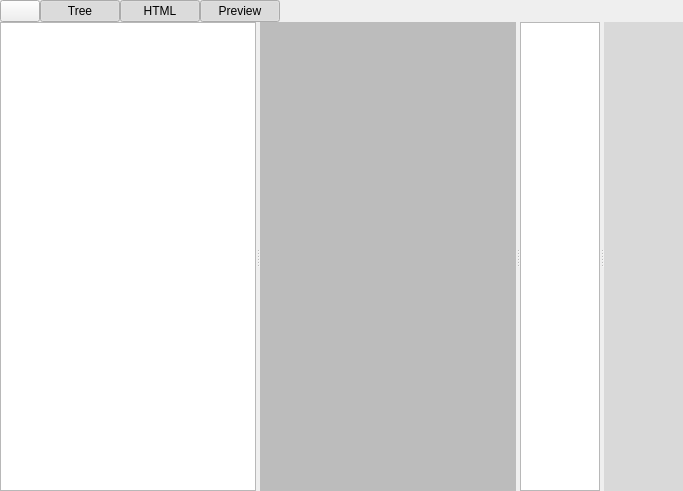
<?xml version="1.0" encoding="UTF-8"?>
<ui version="4.0">
 <class>MarkdownEditor</class>
 <widget class="QWidget" name="MarkdownEditor">
  <property name="geometry">
   <rect>
    <x>0</x>
    <y>0</y>
    <width>683</width>
    <height>491</height>
   </rect>
  </property>
  <property name="windowTitle">
   <string>Markdown Editor</string>
  </property>
  <layout class="QGridLayout" name="gridLayout">
   <property name="leftMargin">
    <number>0</number>
   </property>
   <property name="topMargin">
    <number>0</number>
   </property>
   <property name="rightMargin">
    <number>0</number>
   </property>
   <property name="bottomMargin">
    <number>0</number>
   </property>
   <property name="spacing">
    <number>0</number>
   </property>
   <item row="0" column="2">
    <widget class="QPushButton" name="pushButtonToggleHTML">
     <property name="text">
      <string>HTML</string>
     </property>
     <property name="checkable">
      <bool>true</bool>
     </property>
     <property name="checked">
      <bool>true</bool>
     </property>
    </widget>
   </item>
   <item row="0" column="0">
    <widget class="QPushButton" name="pushButtonExportPDF">
     <property name="toolTip">
      <string>Export current document to PDF</string>
     </property>
     <property name="text">
      <string/>
     </property>
     <property name="icon">
      <iconset resource="../../libres/resources/icons.qrc">
       <normaloff>:/icons/save.svg</normaloff>:/icons/save.svg</iconset>
     </property>
    </widget>
   </item>
   <item row="0" column="1">
    <widget class="QPushButton" name="pushButtonToggleTree">
     <property name="text">
      <string>Tree</string>
     </property>
     <property name="checkable">
      <bool>true</bool>
     </property>
     <property name="checked">
      <bool>true</bool>
     </property>
    </widget>
   </item>
   <item row="0" column="3">
    <widget class="QPushButton" name="pushButtonTogglePreview">
     <property name="text">
      <string>Preview</string>
     </property>
     <property name="checkable">
      <bool>true</bool>
     </property>
     <property name="checked">
      <bool>true</bool>
     </property>
    </widget>
   </item>
   <item row="1" column="0" colspan="5">
    <widget class="QSplitter" name="splitter">
     <property name="lineWidth">
      <number>0</number>
     </property>
     <property name="orientation">
      <enum>Qt::Horizontal</enum>
     </property>
     <widget class="QTreeView" name="treeViewFilesystem">
      <property name="sizePolicy">
       <sizepolicy hsizetype="MinimumExpanding" vsizetype="MinimumExpanding">
        <horstretch>0</horstretch>
        <verstretch>0</verstretch>
       </sizepolicy>
      </property>
     </widget>
     <widget class="markdown::CodeEditor" name="plainTextEditMarkdown">
      <property name="sizePolicy">
       <sizepolicy hsizetype="MinimumExpanding" vsizetype="MinimumExpanding">
        <horstretch>0</horstretch>
        <verstretch>0</verstretch>
       </sizepolicy>
      </property>
      <property name="palette">
       <palette>
        <active>
         <colorrole role="WindowText">
          <brush brushstyle="SolidPattern">
           <color alpha="255">
            <red>255</red>
            <green>255</green>
            <blue>255</blue>
           </color>
          </brush>
         </colorrole>
         <colorrole role="Button">
          <brush brushstyle="SolidPattern">
           <color alpha="44">
            <red>0</red>
            <green>0</green>
            <blue>0</blue>
           </color>
          </brush>
         </colorrole>
         <colorrole role="Light">
          <brush brushstyle="SolidPattern">
           <color alpha="44">
            <red>0</red>
            <green>0</green>
            <blue>0</blue>
           </color>
          </brush>
         </colorrole>
         <colorrole role="Midlight">
          <brush brushstyle="SolidPattern">
           <color alpha="44">
            <red>0</red>
            <green>0</green>
            <blue>0</blue>
           </color>
          </brush>
         </colorrole>
         <colorrole role="Dark">
          <brush brushstyle="SolidPattern">
           <color alpha="44">
            <red>0</red>
            <green>0</green>
            <blue>0</blue>
           </color>
          </brush>
         </colorrole>
         <colorrole role="Mid">
          <brush brushstyle="SolidPattern">
           <color alpha="44">
            <red>0</red>
            <green>0</green>
            <blue>0</blue>
           </color>
          </brush>
         </colorrole>
         <colorrole role="Text">
          <brush brushstyle="SolidPattern">
           <color alpha="255">
            <red>255</red>
            <green>255</green>
            <blue>255</blue>
           </color>
          </brush>
         </colorrole>
         <colorrole role="BrightText">
          <brush brushstyle="SolidPattern">
           <color alpha="255">
            <red>255</red>
            <green>255</green>
            <blue>255</blue>
           </color>
          </brush>
         </colorrole>
         <colorrole role="ButtonText">
          <brush brushstyle="SolidPattern">
           <color alpha="255">
            <red>255</red>
            <green>255</green>
            <blue>255</blue>
           </color>
          </brush>
         </colorrole>
         <colorrole role="Base">
          <brush brushstyle="SolidPattern">
           <color alpha="54">
            <red>0</red>
            <green>0</green>
            <blue>0</blue>
           </color>
          </brush>
         </colorrole>
         <colorrole role="Window">
          <brush brushstyle="SolidPattern">
           <color alpha="44">
            <red>0</red>
            <green>0</green>
            <blue>0</blue>
           </color>
          </brush>
         </colorrole>
         <colorrole role="Shadow">
          <brush brushstyle="SolidPattern">
           <color alpha="255">
            <red>0</red>
            <green>0</green>
            <blue>0</blue>
           </color>
          </brush>
         </colorrole>
         <colorrole role="AlternateBase">
          <brush brushstyle="SolidPattern">
           <color alpha="149">
            <red>0</red>
            <green>0</green>
            <blue>0</blue>
           </color>
          </brush>
         </colorrole>
         <colorrole role="ToolTipBase">
          <brush brushstyle="SolidPattern">
           <color alpha="255">
            <red>255</red>
            <green>255</green>
            <blue>220</blue>
           </color>
          </brush>
         </colorrole>
         <colorrole role="ToolTipText">
          <brush brushstyle="SolidPattern">
           <color alpha="255">
            <red>0</red>
            <green>0</green>
            <blue>0</blue>
           </color>
          </brush>
         </colorrole>
         <colorrole role="PlaceholderText">
          <brush brushstyle="NoBrush">
           <color alpha="128">
            <red>255</red>
            <green>255</green>
            <blue>255</blue>
           </color>
          </brush>
         </colorrole>
        </active>
        <inactive>
         <colorrole role="WindowText">
          <brush brushstyle="SolidPattern">
           <color alpha="255">
            <red>255</red>
            <green>255</green>
            <blue>255</blue>
           </color>
          </brush>
         </colorrole>
         <colorrole role="Button">
          <brush brushstyle="SolidPattern">
           <color alpha="44">
            <red>0</red>
            <green>0</green>
            <blue>0</blue>
           </color>
          </brush>
         </colorrole>
         <colorrole role="Light">
          <brush brushstyle="SolidPattern">
           <color alpha="44">
            <red>0</red>
            <green>0</green>
            <blue>0</blue>
           </color>
          </brush>
         </colorrole>
         <colorrole role="Midlight">
          <brush brushstyle="SolidPattern">
           <color alpha="44">
            <red>0</red>
            <green>0</green>
            <blue>0</blue>
           </color>
          </brush>
         </colorrole>
         <colorrole role="Dark">
          <brush brushstyle="SolidPattern">
           <color alpha="44">
            <red>0</red>
            <green>0</green>
            <blue>0</blue>
           </color>
          </brush>
         </colorrole>
         <colorrole role="Mid">
          <brush brushstyle="SolidPattern">
           <color alpha="44">
            <red>0</red>
            <green>0</green>
            <blue>0</blue>
           </color>
          </brush>
         </colorrole>
         <colorrole role="Text">
          <brush brushstyle="SolidPattern">
           <color alpha="255">
            <red>255</red>
            <green>255</green>
            <blue>255</blue>
           </color>
          </brush>
         </colorrole>
         <colorrole role="BrightText">
          <brush brushstyle="SolidPattern">
           <color alpha="255">
            <red>255</red>
            <green>255</green>
            <blue>255</blue>
           </color>
          </brush>
         </colorrole>
         <colorrole role="ButtonText">
          <brush brushstyle="SolidPattern">
           <color alpha="255">
            <red>255</red>
            <green>255</green>
            <blue>255</blue>
           </color>
          </brush>
         </colorrole>
         <colorrole role="Base">
          <brush brushstyle="SolidPattern">
           <color alpha="54">
            <red>0</red>
            <green>0</green>
            <blue>0</blue>
           </color>
          </brush>
         </colorrole>
         <colorrole role="Window">
          <brush brushstyle="SolidPattern">
           <color alpha="44">
            <red>0</red>
            <green>0</green>
            <blue>0</blue>
           </color>
          </brush>
         </colorrole>
         <colorrole role="Shadow">
          <brush brushstyle="SolidPattern">
           <color alpha="255">
            <red>0</red>
            <green>0</green>
            <blue>0</blue>
           </color>
          </brush>
         </colorrole>
         <colorrole role="AlternateBase">
          <brush brushstyle="SolidPattern">
           <color alpha="149">
            <red>0</red>
            <green>0</green>
            <blue>0</blue>
           </color>
          </brush>
         </colorrole>
         <colorrole role="ToolTipBase">
          <brush brushstyle="SolidPattern">
           <color alpha="255">
            <red>255</red>
            <green>255</green>
            <blue>220</blue>
           </color>
          </brush>
         </colorrole>
         <colorrole role="ToolTipText">
          <brush brushstyle="SolidPattern">
           <color alpha="255">
            <red>0</red>
            <green>0</green>
            <blue>0</blue>
           </color>
          </brush>
         </colorrole>
         <colorrole role="PlaceholderText">
          <brush brushstyle="NoBrush">
           <color alpha="128">
            <red>255</red>
            <green>255</green>
            <blue>255</blue>
           </color>
          </brush>
         </colorrole>
        </inactive>
        <disabled>
         <colorrole role="WindowText">
          <brush brushstyle="SolidPattern">
           <color alpha="44">
            <red>0</red>
            <green>0</green>
            <blue>0</blue>
           </color>
          </brush>
         </colorrole>
         <colorrole role="Button">
          <brush brushstyle="SolidPattern">
           <color alpha="44">
            <red>0</red>
            <green>0</green>
            <blue>0</blue>
           </color>
          </brush>
         </colorrole>
         <colorrole role="Light">
          <brush brushstyle="SolidPattern">
           <color alpha="44">
            <red>0</red>
            <green>0</green>
            <blue>0</blue>
           </color>
          </brush>
         </colorrole>
         <colorrole role="Midlight">
          <brush brushstyle="SolidPattern">
           <color alpha="44">
            <red>0</red>
            <green>0</green>
            <blue>0</blue>
           </color>
          </brush>
         </colorrole>
         <colorrole role="Dark">
          <brush brushstyle="SolidPattern">
           <color alpha="44">
            <red>0</red>
            <green>0</green>
            <blue>0</blue>
           </color>
          </brush>
         </colorrole>
         <colorrole role="Mid">
          <brush brushstyle="SolidPattern">
           <color alpha="44">
            <red>0</red>
            <green>0</green>
            <blue>0</blue>
           </color>
          </brush>
         </colorrole>
         <colorrole role="Text">
          <brush brushstyle="SolidPattern">
           <color alpha="44">
            <red>0</red>
            <green>0</green>
            <blue>0</blue>
           </color>
          </brush>
         </colorrole>
         <colorrole role="BrightText">
          <brush brushstyle="SolidPattern">
           <color alpha="255">
            <red>255</red>
            <green>255</green>
            <blue>255</blue>
           </color>
          </brush>
         </colorrole>
         <colorrole role="ButtonText">
          <brush brushstyle="SolidPattern">
           <color alpha="44">
            <red>0</red>
            <green>0</green>
            <blue>0</blue>
           </color>
          </brush>
         </colorrole>
         <colorrole role="Base">
          <brush brushstyle="SolidPattern">
           <color alpha="44">
            <red>0</red>
            <green>0</green>
            <blue>0</blue>
           </color>
          </brush>
         </colorrole>
         <colorrole role="Window">
          <brush brushstyle="SolidPattern">
           <color alpha="44">
            <red>0</red>
            <green>0</green>
            <blue>0</blue>
           </color>
          </brush>
         </colorrole>
         <colorrole role="Shadow">
          <brush brushstyle="SolidPattern">
           <color alpha="255">
            <red>0</red>
            <green>0</green>
            <blue>0</blue>
           </color>
          </brush>
         </colorrole>
         <colorrole role="AlternateBase">
          <brush brushstyle="SolidPattern">
           <color alpha="44">
            <red>0</red>
            <green>0</green>
            <blue>0</blue>
           </color>
          </brush>
         </colorrole>
         <colorrole role="ToolTipBase">
          <brush brushstyle="SolidPattern">
           <color alpha="255">
            <red>255</red>
            <green>255</green>
            <blue>220</blue>
           </color>
          </brush>
         </colorrole>
         <colorrole role="ToolTipText">
          <brush brushstyle="SolidPattern">
           <color alpha="255">
            <red>0</red>
            <green>0</green>
            <blue>0</blue>
           </color>
          </brush>
         </colorrole>
         <colorrole role="PlaceholderText">
          <brush brushstyle="NoBrush">
           <color alpha="128">
            <red>255</red>
            <green>255</green>
            <blue>255</blue>
           </color>
          </brush>
         </colorrole>
        </disabled>
       </palette>
      </property>
      <property name="font">
       <font>
        <family>Courier</family>
        <pointsize>10</pointsize>
       </font>
      </property>
      <property name="frameShape">
       <enum>QFrame::NoFrame</enum>
      </property>
      <property name="frameShadow">
       <enum>QFrame::Plain</enum>
      </property>
      <property name="plainText">
       <string/>
      </property>
      <property name="tabStopDistance">
       <double>30.000000000000000</double>
      </property>
     </widget>
     <widget class="QTextEdit" name="textEditHTML">
     </widget>
     <widget class="QTextEdit" name="textEditPreview">
      <property name="palette">
       <palette>
        <active>
         <colorrole role="WindowText">
          <brush brushstyle="SolidPattern">
           <color alpha="255">
            <red>255</red>
            <green>255</green>
            <blue>255</blue>
           </color>
          </brush>
         </colorrole>
         <colorrole role="Button">
          <brush brushstyle="SolidPattern">
           <color alpha="68">
            <red>0</red>
            <green>0</green>
            <blue>0</blue>
           </color>
          </brush>
         </colorrole>
         <colorrole role="Light">
          <brush brushstyle="SolidPattern">
           <color alpha="68">
            <red>0</red>
            <green>0</green>
            <blue>0</blue>
           </color>
          </brush>
         </colorrole>
         <colorrole role="Midlight">
          <brush brushstyle="SolidPattern">
           <color alpha="68">
            <red>0</red>
            <green>0</green>
            <blue>0</blue>
           </color>
          </brush>
         </colorrole>
         <colorrole role="Dark">
          <brush brushstyle="SolidPattern">
           <color alpha="68">
            <red>0</red>
            <green>0</green>
            <blue>0</blue>
           </color>
          </brush>
         </colorrole>
         <colorrole role="Mid">
          <brush brushstyle="SolidPattern">
           <color alpha="68">
            <red>0</red>
            <green>0</green>
            <blue>0</blue>
           </color>
          </brush>
         </colorrole>
         <colorrole role="Text">
          <brush brushstyle="SolidPattern">
           <color alpha="255">
            <red>255</red>
            <green>255</green>
            <blue>255</blue>
           </color>
          </brush>
         </colorrole>
         <colorrole role="BrightText">
          <brush brushstyle="SolidPattern">
           <color alpha="255">
            <red>255</red>
            <green>255</green>
            <blue>255</blue>
           </color>
          </brush>
         </colorrole>
         <colorrole role="ButtonText">
          <brush brushstyle="SolidPattern">
           <color alpha="255">
            <red>255</red>
            <green>255</green>
            <blue>255</blue>
           </color>
          </brush>
         </colorrole>
         <colorrole role="Base">
          <brush brushstyle="SolidPattern">
           <color alpha="24">
            <red>0</red>
            <green>0</green>
            <blue>0</blue>
           </color>
          </brush>
         </colorrole>
         <colorrole role="Window">
          <brush brushstyle="SolidPattern">
           <color alpha="68">
            <red>0</red>
            <green>0</green>
            <blue>0</blue>
           </color>
          </brush>
         </colorrole>
         <colorrole role="Shadow">
          <brush brushstyle="SolidPattern">
           <color alpha="255">
            <red>0</red>
            <green>0</green>
            <blue>0</blue>
           </color>
          </brush>
         </colorrole>
         <colorrole role="AlternateBase">
          <brush brushstyle="SolidPattern">
           <color alpha="161">
            <red>0</red>
            <green>0</green>
            <blue>0</blue>
           </color>
          </brush>
         </colorrole>
         <colorrole role="ToolTipBase">
          <brush brushstyle="SolidPattern">
           <color alpha="255">
            <red>255</red>
            <green>255</green>
            <blue>220</blue>
           </color>
          </brush>
         </colorrole>
         <colorrole role="ToolTipText">
          <brush brushstyle="SolidPattern">
           <color alpha="255">
            <red>0</red>
            <green>0</green>
            <blue>0</blue>
           </color>
          </brush>
         </colorrole>
         <colorrole role="PlaceholderText">
          <brush brushstyle="NoBrush">
           <color alpha="128">
            <red>255</red>
            <green>255</green>
            <blue>255</blue>
           </color>
          </brush>
         </colorrole>
        </active>
        <inactive>
         <colorrole role="WindowText">
          <brush brushstyle="SolidPattern">
           <color alpha="255">
            <red>255</red>
            <green>255</green>
            <blue>255</blue>
           </color>
          </brush>
         </colorrole>
         <colorrole role="Button">
          <brush brushstyle="SolidPattern">
           <color alpha="68">
            <red>0</red>
            <green>0</green>
            <blue>0</blue>
           </color>
          </brush>
         </colorrole>
         <colorrole role="Light">
          <brush brushstyle="SolidPattern">
           <color alpha="68">
            <red>0</red>
            <green>0</green>
            <blue>0</blue>
           </color>
          </brush>
         </colorrole>
         <colorrole role="Midlight">
          <brush brushstyle="SolidPattern">
           <color alpha="68">
            <red>0</red>
            <green>0</green>
            <blue>0</blue>
           </color>
          </brush>
         </colorrole>
         <colorrole role="Dark">
          <brush brushstyle="SolidPattern">
           <color alpha="68">
            <red>0</red>
            <green>0</green>
            <blue>0</blue>
           </color>
          </brush>
         </colorrole>
         <colorrole role="Mid">
          <brush brushstyle="SolidPattern">
           <color alpha="68">
            <red>0</red>
            <green>0</green>
            <blue>0</blue>
           </color>
          </brush>
         </colorrole>
         <colorrole role="Text">
          <brush brushstyle="SolidPattern">
           <color alpha="255">
            <red>255</red>
            <green>255</green>
            <blue>255</blue>
           </color>
          </brush>
         </colorrole>
         <colorrole role="BrightText">
          <brush brushstyle="SolidPattern">
           <color alpha="255">
            <red>255</red>
            <green>255</green>
            <blue>255</blue>
           </color>
          </brush>
         </colorrole>
         <colorrole role="ButtonText">
          <brush brushstyle="SolidPattern">
           <color alpha="255">
            <red>255</red>
            <green>255</green>
            <blue>255</blue>
           </color>
          </brush>
         </colorrole>
         <colorrole role="Base">
          <brush brushstyle="SolidPattern">
           <color alpha="24">
            <red>0</red>
            <green>0</green>
            <blue>0</blue>
           </color>
          </brush>
         </colorrole>
         <colorrole role="Window">
          <brush brushstyle="SolidPattern">
           <color alpha="68">
            <red>0</red>
            <green>0</green>
            <blue>0</blue>
           </color>
          </brush>
         </colorrole>
         <colorrole role="Shadow">
          <brush brushstyle="SolidPattern">
           <color alpha="255">
            <red>0</red>
            <green>0</green>
            <blue>0</blue>
           </color>
          </brush>
         </colorrole>
         <colorrole role="AlternateBase">
          <brush brushstyle="SolidPattern">
           <color alpha="161">
            <red>0</red>
            <green>0</green>
            <blue>0</blue>
           </color>
          </brush>
         </colorrole>
         <colorrole role="ToolTipBase">
          <brush brushstyle="SolidPattern">
           <color alpha="255">
            <red>255</red>
            <green>255</green>
            <blue>220</blue>
           </color>
          </brush>
         </colorrole>
         <colorrole role="ToolTipText">
          <brush brushstyle="SolidPattern">
           <color alpha="255">
            <red>0</red>
            <green>0</green>
            <blue>0</blue>
           </color>
          </brush>
         </colorrole>
         <colorrole role="PlaceholderText">
          <brush brushstyle="NoBrush">
           <color alpha="128">
            <red>255</red>
            <green>255</green>
            <blue>255</blue>
           </color>
          </brush>
         </colorrole>
        </inactive>
        <disabled>
         <colorrole role="WindowText">
          <brush brushstyle="SolidPattern">
           <color alpha="68">
            <red>0</red>
            <green>0</green>
            <blue>0</blue>
           </color>
          </brush>
         </colorrole>
         <colorrole role="Button">
          <brush brushstyle="SolidPattern">
           <color alpha="68">
            <red>0</red>
            <green>0</green>
            <blue>0</blue>
           </color>
          </brush>
         </colorrole>
         <colorrole role="Light">
          <brush brushstyle="SolidPattern">
           <color alpha="68">
            <red>0</red>
            <green>0</green>
            <blue>0</blue>
           </color>
          </brush>
         </colorrole>
         <colorrole role="Midlight">
          <brush brushstyle="SolidPattern">
           <color alpha="68">
            <red>0</red>
            <green>0</green>
            <blue>0</blue>
           </color>
          </brush>
         </colorrole>
         <colorrole role="Dark">
          <brush brushstyle="SolidPattern">
           <color alpha="68">
            <red>0</red>
            <green>0</green>
            <blue>0</blue>
           </color>
          </brush>
         </colorrole>
         <colorrole role="Mid">
          <brush brushstyle="SolidPattern">
           <color alpha="68">
            <red>0</red>
            <green>0</green>
            <blue>0</blue>
           </color>
          </brush>
         </colorrole>
         <colorrole role="Text">
          <brush brushstyle="SolidPattern">
           <color alpha="68">
            <red>0</red>
            <green>0</green>
            <blue>0</blue>
           </color>
          </brush>
         </colorrole>
         <colorrole role="BrightText">
          <brush brushstyle="SolidPattern">
           <color alpha="255">
            <red>255</red>
            <green>255</green>
            <blue>255</blue>
           </color>
          </brush>
         </colorrole>
         <colorrole role="ButtonText">
          <brush brushstyle="SolidPattern">
           <color alpha="68">
            <red>0</red>
            <green>0</green>
            <blue>0</blue>
           </color>
          </brush>
         </colorrole>
         <colorrole role="Base">
          <brush brushstyle="SolidPattern">
           <color alpha="68">
            <red>0</red>
            <green>0</green>
            <blue>0</blue>
           </color>
          </brush>
         </colorrole>
         <colorrole role="Window">
          <brush brushstyle="SolidPattern">
           <color alpha="68">
            <red>0</red>
            <green>0</green>
            <blue>0</blue>
           </color>
          </brush>
         </colorrole>
         <colorrole role="Shadow">
          <brush brushstyle="SolidPattern">
           <color alpha="255">
            <red>0</red>
            <green>0</green>
            <blue>0</blue>
           </color>
          </brush>
         </colorrole>
         <colorrole role="AlternateBase">
          <brush brushstyle="SolidPattern">
           <color alpha="68">
            <red>0</red>
            <green>0</green>
            <blue>0</blue>
           </color>
          </brush>
         </colorrole>
         <colorrole role="ToolTipBase">
          <brush brushstyle="SolidPattern">
           <color alpha="255">
            <red>255</red>
            <green>255</green>
            <blue>220</blue>
           </color>
          </brush>
         </colorrole>
         <colorrole role="ToolTipText">
          <brush brushstyle="SolidPattern">
           <color alpha="255">
            <red>0</red>
            <green>0</green>
            <blue>0</blue>
           </color>
          </brush>
         </colorrole>
         <colorrole role="PlaceholderText">
          <brush brushstyle="NoBrush">
           <color alpha="128">
            <red>255</red>
            <green>255</green>
            <blue>255</blue>
           </color>
          </brush>
         </colorrole>
        </disabled>
       </palette>
      </property>
      <property name="frameShape">
       <enum>QFrame::NoFrame</enum>
      </property>
      <property name="frameShadow">
       <enum>QFrame::Plain</enum>
      </property>
      <property name="lineWidth">
       <number>0</number>
      </property>
     </widget>
    </widget>
   </item>
   <item row="0" column="4">
    <spacer name="horizontalSpacer">
     <property name="orientation">
      <enum>Qt::Horizontal</enum>
     </property>
     <property name="sizeHint" stdset="0">
      <size>
       <width>40</width>
       <height>20</height>
      </size>
     </property>
    </spacer>
   </item>
  </layout>
 </widget>
 <customwidgets>
  <customwidget>
   <class>markdown::CodeEditor</class>
   <extends>QPlainTextEdit</extends>
   <header location="global">markdown/MDCodeEditor.hpp</header>
  </customwidget>
 </customwidgets>
 <resources>
  <include location="../../libres/resources/icons.qrc"/>
 </resources>
 <connections/>
</ui>
